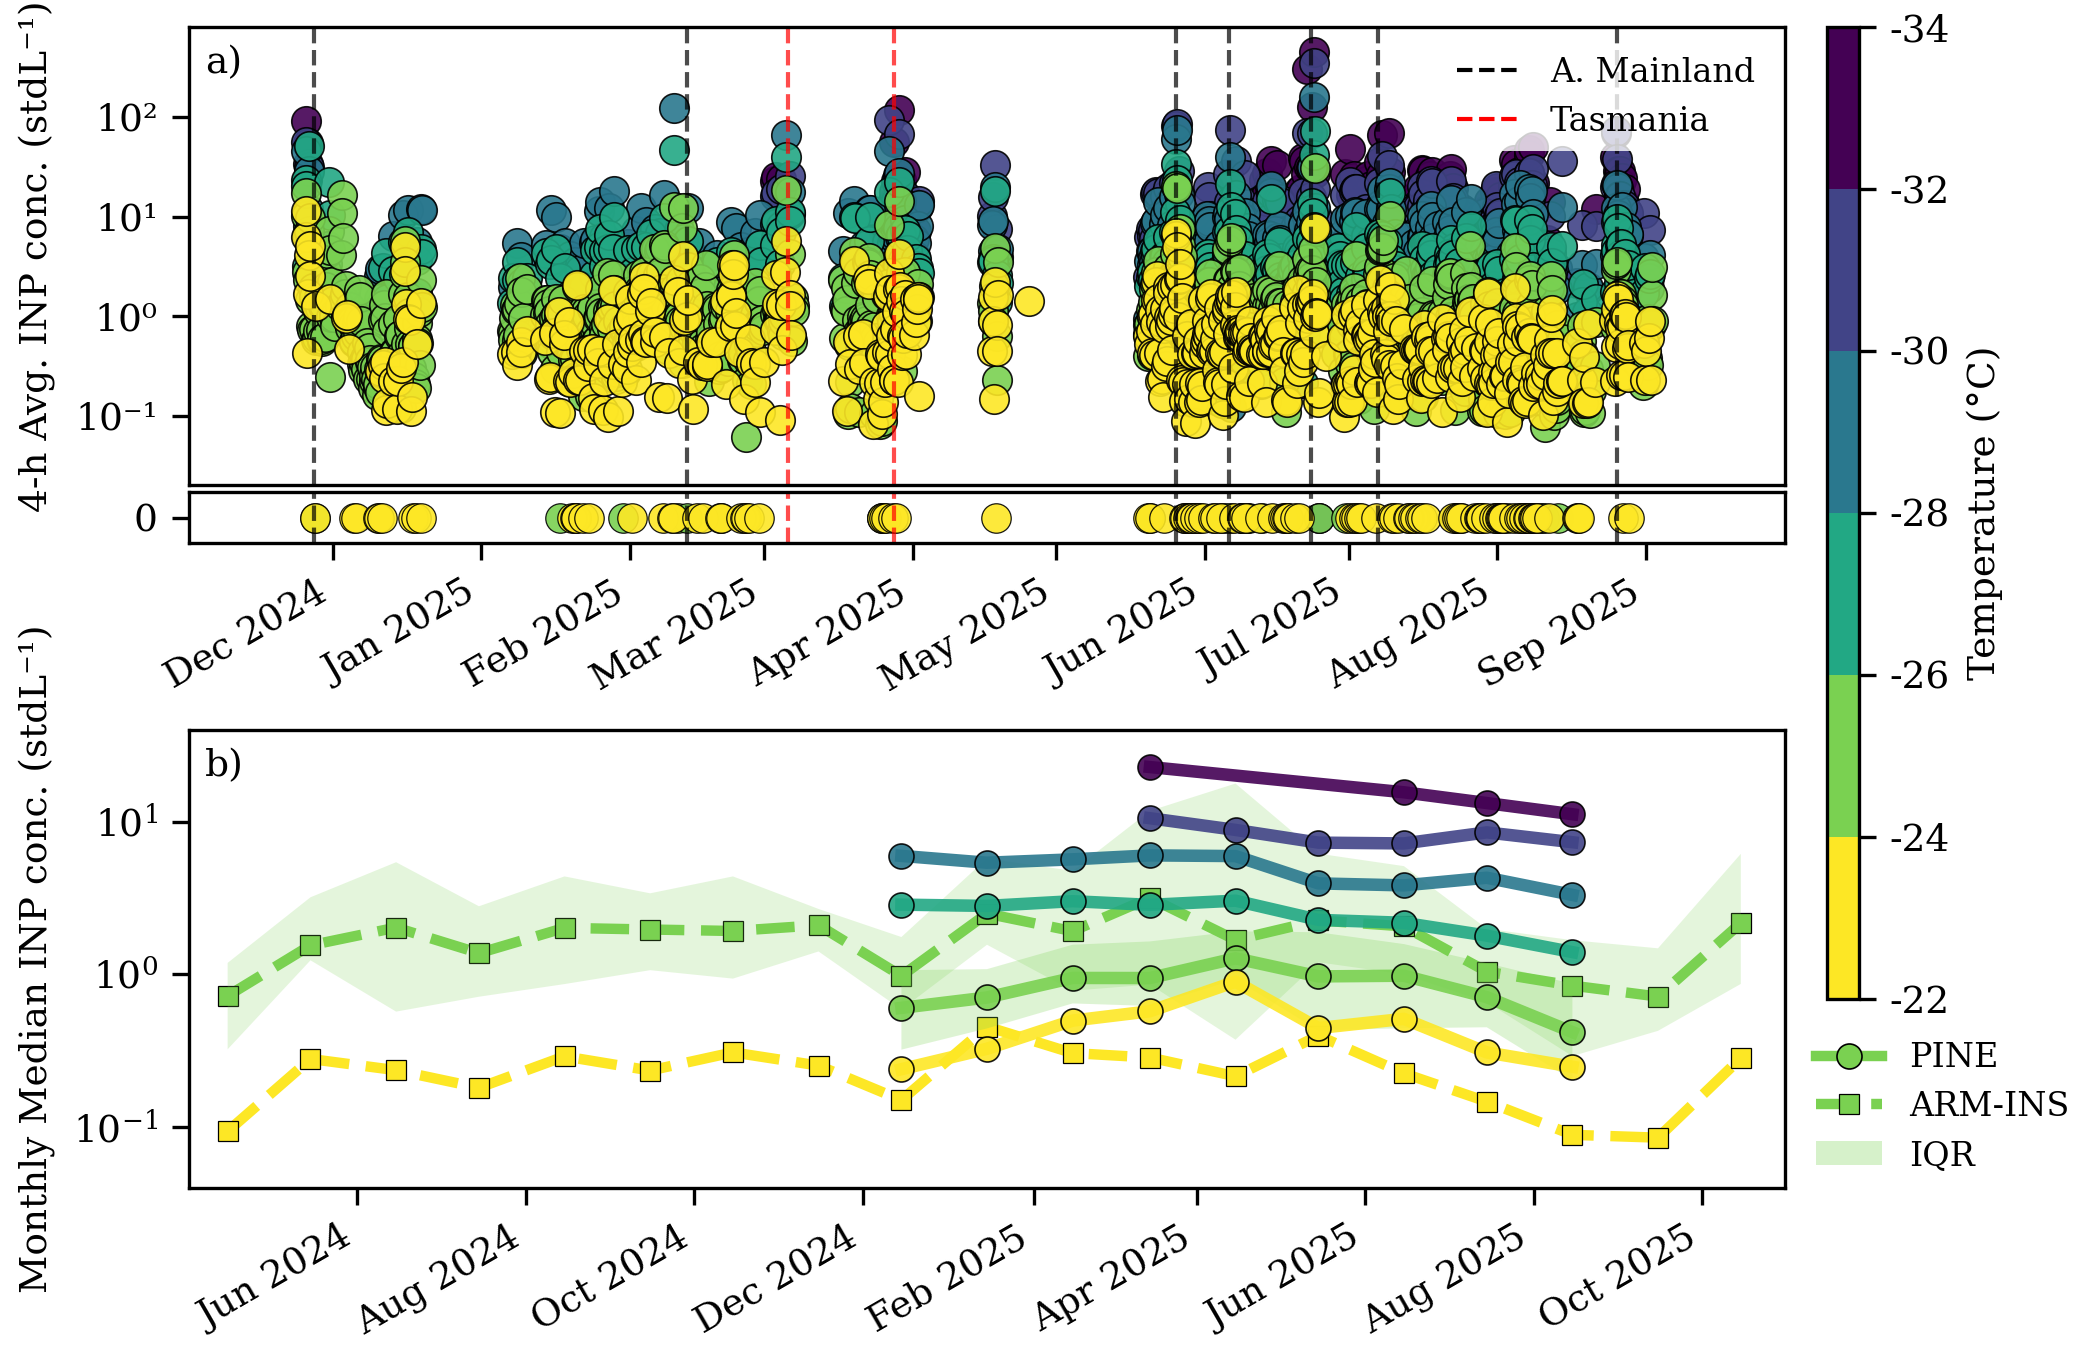

Write Python code to recreate this figure.
import pandas as pd
import matplotlib
matplotlib.use('Agg')
import matplotlib.pyplot as plt
import numpy as np
from matplotlib import dates as mdates
from matplotlib.colors import BoundaryNorm
import matplotlib.gridspec as gridspec
from matplotlib.ticker import FixedLocator, FixedFormatter
from matplotlib.lines import Line2D
from matplotlib.patches import Patch
# This figure plots the PINE 2K- and 4h averaged PINE timeline in top panel a), and the monthly median of IQR and CSU-IS in b)
#Plotting parameters. Should be used with figsize (7,x) and includegraphics /textwidth and keepaspectratio in LaTeX
plt.rcParams.update({
    "font.family": "serif",
    "font.size": 9,
    "axes.labelsize": 9,
    "axes.titlesize": 9,
    "xtick.labelsize": 9,
    "ytick.labelsize": 9,
    "legend.fontsize": 8,
    "lines.linewidth": 1.8,
    "lines.markersize": 7,
    "xtick.major.size": 4,
    "ytick.major.size": 4,
    "xtick.major.width": 0.8,
    "ytick.major.width": 0.8,
})

# =============================================================================
# Read and filter PINE INP data
# =============================================================================
csv_pine = '/mnt/d/Cape24-data/Data/processedPINE/Capek.csv'
df_pine = pd.read_csv(csv_pine)

df_pine['datetime'] = pd.to_datetime(df_pine['datetime'], errors='coerce')
df_pine = df_pine.dropna(subset=['datetime', 'T_min', 'INP_cn_0'])

#Quality controlled points 
df_pine = df_pine[
    (df_pine['T_min'] < 253.15) & #Visualization. There are a lot of zeros above this temperature.
    (df_pine['operation_number'] >= 11) &
    (~df_pine['operation_number'].between(24, 27, inclusive='both')) &
    (~df_pine['operation_number'].isin([242, 244])) &
    (~df_pine['operation_number'].isin([43])) &
    (~df_pine['operation_number'].isin([74]))
]


df_pine['T_min_C'] = df_pine['T_min'] - 273.15

# =============================================================================
# PINE temperature binning & 4‑hour averages
# =============================================================================
pine_bin_edges = np.arange(-34, -22 + 2, 2)
pine_bin_labels = [f"{int(pine_bin_edges[i])} to {int(pine_bin_edges[i+1])}°C"
                   for i in range(len(pine_bin_edges) - 1)]
pine_bin_centres = (pine_bin_edges[:-1] + pine_bin_edges[1:]) / 2.0

df_pine['temp_bin_2K'] = pd.cut(df_pine['T_min_C'], bins=pine_bin_edges,
                                labels=pine_bin_labels, include_lowest=True)
df_pine['4h_group'] = df_pine['datetime'].dt.floor('4h')

fourhour_avg = df_pine.groupby(['4h_group', 'temp_bin_2K'], observed=False).agg(
    INP_cn_0_mean=('INP_cn_0', 'mean'),
    INP_cn_0_count=('INP_cn_0', 'count'),
    INP_cn_0_frac_zero=('INP_cn_0', lambda x: np.mean(x == 0)),
    T_C_mean=('T_min_C', 'mean'),
).reset_index()
fourhour_avg = fourhour_avg.dropna(subset=['temp_bin_2K'])

fourhour_nonzero = {}
fourhour_zeros = {}
#split up between zeros and non-zeros for plotting
for bin_name in fourhour_avg['temp_bin_2K'].unique():
    bin_data = fourhour_avg[fourhour_avg['temp_bin_2K'] == bin_name]
    fourhour_nonzero[bin_name] = bin_data[bin_data['INP_cn_0_mean'] > 0]
    fourhour_zeros[bin_name] = bin_data[bin_data['INP_cn_0_mean'] == 0]

# ---------------------------------------------------------------------------
# PINE monthly median and IQR 
# ---------------------------------------------------------------------------
def pine_monthly_stats(bin_name):
    bin_data = fourhour_avg[fourhour_avg['temp_bin_2K'] == bin_name].copy()
    
    bin_data['month_start'] = bin_data['4h_group'].dt.to_period('M').apply(lambda r: r.start_time)
    monthly = bin_data.groupby('month_start')['INP_cn_0_mean'].quantile(
        [0.25, 0.5, 0.75]).unstack()
    monthly.columns = ['q25', 'median', 'q75']
    monthly = monthly.reset_index()
    monthly['plot_date'] = monthly['month_start'] + pd.Timedelta(days=14) # Make sure that the Medians are in the Middle of the Month
    monthly['temp_bin_2K'] = bin_name
    temps = bin_name.replace('°C', '').split(' to ')
    monthly['temp_min_C'] = float(temps[0])
    monthly['temp_max_C'] = float(temps[1])
    monthly['temp_mid'] = (monthly['temp_min_C'] + monthly['temp_max_C']) / 2
    return monthly

pine_monthly = pd.concat([pine_monthly_stats(b) for b in pine_bin_labels])
pine_monthly = pine_monthly.dropna(subset=['median'])

# =============================================================================
# Read and filter ARM-INS/CSU-IS data
# =============================================================================
csv_csu = "/mnt/d/Cape24-data/CSU-CAPEk/combined_CSU_all.csv"
df_csu = pd.read_csv(csv_csu)
df_csu['datetime'] = pd.to_datetime(df_csu['base_time'], unit='s', errors='coerce')
df_csu = df_csu.dropna(subset=['datetime', 'temperature', 'n_inp_stp'])

df_csu = df_csu[(df_csu['temperature'] >= -28.0) & (df_csu['temperature'] <= -10.0)].copy()

csu_bin_edges = np.arange(-28.0, -10.0 + 2.0, 2.0) # Optionally included more bins.
csu_bin_centres = (csu_bin_edges[:-1] + csu_bin_edges[1:]) / 2.0

df_csu['temp_bin_centre'] = pd.cut(df_csu['temperature'], bins=csu_bin_edges,
                                   labels=csu_bin_centres, include_lowest=True).astype(float)

selected_csu_centres = [-25.0, -23.0]
csu_monthly_stats_dict = {}
for centre in selected_csu_centres:
    csu_sel = df_csu[df_csu['temp_bin_centre'] == centre].copy()
    
    csu_sel['month'] = csu_sel['datetime'].dt.to_period('M')
    monthly = csu_sel.groupby('month')['n_inp_stp'].quantile(
        [0.25, 0.5, 0.75]).unstack()
    monthly.columns = ['q25', 'median', 'q75']
    monthly = monthly.reset_index()
    monthly['month_start'] = monthly['month'].dt.to_timestamp()
    monthly['plot_date'] = monthly['month_start'] + pd.Timedelta(days=14)
    csu_monthly_stats_dict[centre] = monthly

# =============================================================================
# Set up figure 
# =============================================================================
fig = plt.figure(figsize=(7, 4.5))
gs = gridspec.GridSpec(3, 1, height_ratios=[1.8, 0.2, 1.8],
                       hspace=0.3,
                       left=0.09, right=0.85, top=0.98, bottom=0.12)

ax_pine_4h = fig.add_subplot(gs[0])
ax_zeros = fig.add_subplot(gs[1]) # Zero axis is treated as seperate subplot.
ax_combined = fig.add_subplot(gs[2])


pine_cmap = plt.cm.viridis
pine_norm = BoundaryNorm(pine_bin_edges, pine_cmap.N)
# ---------------------------------------------------------------------------
# a) 4‑hour average PINE timeline
# ---------------------------------------------------------------------------
for bin_name in pine_bin_labels:
    temp_range = bin_name.replace('°C', '').split(' to ')
    temp_mid = (float(temp_range[0]) + float(temp_range[1])) / 2
    color = pine_cmap(pine_norm(temp_mid))

    nonzero = fourhour_nonzero.get(bin_name)
    ax_pine_4h.scatter(nonzero['4h_group'], nonzero['INP_cn_0_mean'],
                           color=color, edgecolors='black', linewidths=0.4,
                           s=50, alpha=0.9, marker='o')

ax_pine_4h.set_yscale('log')
ax_pine_4h.set_ylabel('4‑h Avg. INP conc. (stdL⁻¹)')
ax_pine_4h.set_ylim(0.02, 800)
ax_pine_4h.yaxis.set_major_locator(FixedLocator([0.01, 0.1, 1, 10, 100]))
ax_pine_4h.yaxis.set_major_formatter(FixedFormatter(['10⁻²', '10⁻¹', '10⁰', '10¹', '10²']))
ax_pine_4h.tick_params(axis='y', which='minor', width=0, length=0)

ax_pine_4h.set_xlim(pd.Timestamp('2024-11-01'), pd.Timestamp('2025-09-30')) # PINE data limits
ax_pine_4h.tick_params(axis='x', which='both', bottom=False, labelbottom=False)

# ---------------------------------------------------------------------------
# Zero values scatter
# ---------------------------------------------------------------------------
for bin_name in pine_bin_labels:
    temp_range = bin_name.replace('°C', '').split(' to ')
    temp_mid = (float(temp_range[0]) + float(temp_range[1])) / 2
    color = pine_cmap(pine_norm(temp_mid))
    zero_data = fourhour_zeros.get(bin_name)
   
    ax_zeros.scatter(zero_data['4h_group'], [0] * len(zero_data),
                         color=color, edgecolors='black', linewidths=0.3,
                         s=50, alpha=0.9, marker='o')

ax_zeros.set_ylim(-0.5, 0.5)
ax_zeros.set_yticks([0])
ax_zeros.set_yticklabels(['0'])
ax_zeros.tick_params(axis='both', which='minor', width=0, length=0)
ax_zeros.set_xlim(pd.Timestamp('2024-11-01'), pd.Timestamp('2025-09-30'))
#Remove September 2025 and November 2024 for PINE data due to lack of data. 
tick_dates_restricted = []
for year in [2024, 2025]:
    for month in range(1, 13):
        if (year == 2024 and month >= 11) or (year == 2025 and month <= 9):
            tick_dates_restricted.append(pd.Timestamp(year=year, month=month, day=1))

tick_dates_restricted = [d for d in tick_dates_restricted if d != pd.Timestamp('2024-11-01')]

ax_zeros.set_xticks(tick_dates_restricted)
ax_zeros.xaxis.set_major_formatter(mdates.DateFormatter('%b %Y'))
plt.setp(ax_zeros.xaxis.get_majorticklabels(), rotation=30, ha='right')
ax_zeros.tick_params(axis='x', which='major')

# ---------------------------------------------------------------------------
# Vertical lines
# ---------------------------------------------------------------------------
black_dates = [
    pd.Timestamp('2024-11-27'),
    pd.Timestamp('2025-05-26'),
    pd.Timestamp('2025-06-06'),
    pd.Timestamp('2025-06-23'),
    pd.Timestamp('2025-07-07'),
    pd.Timestamp('2025-08-26'),
    pd.Timestamp('2025-02-13')
]

for ax in [ax_pine_4h, ax_zeros]:
    for d in black_dates:
        ax.axvline(d, color='black', linestyle='--', linewidth=1, alpha=0.7)
    ax.axvline(pd.Timestamp('2025-03-06'), color='red', linestyle='--', linewidth=1, alpha=0.7)
    ax.axvline(pd.Timestamp('2025-03-28'), color='red', linestyle='--', linewidth=1, alpha=0.7)

handles_vlines = [
    Line2D([0], [0], color='black', linestyle='--', linewidth=1, label='A. Mainland'),
    Line2D([0], [0], color='red', linestyle='--', linewidth=1, label='Tasmania')
]
ax_pine_4h.legend(handles=handles_vlines, loc='upper right', frameon=True,
                  facecolor='white', edgecolor='none')

# ---------------------------------------------------------------------------
# b) Monthly Medians
# ---------------------------------------------------------------------------
highlight_bin = "-26 to -24°C"

for tmin in sorted(pine_monthly['temp_min_C'].unique()):
    bin_data = pine_monthly[pine_monthly['temp_min_C'] == tmin].sort_values('plot_date')
    
    mask = ~((bin_data['month_start'].dt.month == 11) & (bin_data['month_start'].dt.year == 2024) |
             (bin_data['month_start'].dt.month == 9) & (bin_data['month_start'].dt.year == 2025))
    bin_data_plot = bin_data[mask]
    
    temp_mid = tmin + 1
    color = pine_cmap(pine_norm(temp_mid))

    ax_combined.plot(bin_data_plot['plot_date'], bin_data_plot['median'],
                     color=color, linewidth=3.0, marker='o', markersize=6,
                     markeredgecolor='black', markeredgewidth=0.4,
                     zorder=10, alpha=0.9, label='')

    if bin_data_plot['temp_bin_2K'].iloc[0] == highlight_bin:
        ax_combined.fill_between(bin_data_plot['plot_date'],
                                 bin_data_plot['q25'], bin_data_plot['q75'],
                                 color=color, alpha=0.25, edgecolor='none', zorder=5, label='')

for centre in selected_csu_centres:
    
    df_csu_stats = csu_monthly_stats_dict[centre]
    csu_color = pine_cmap(pine_norm(centre))
    if centre == -25.0:
        ax_combined.fill_between(df_csu_stats['plot_date'],
                                 df_csu_stats['q25'], df_csu_stats['q75'],
                                 color=csu_color, alpha=0.2, edgecolor='none', zorder=5, label='')
    ax_combined.plot(df_csu_stats['plot_date'], df_csu_stats['median'],
                     color=csu_color, linestyle='--', linewidth=2.5, marker='s', markersize=5,
                     markeredgecolor='black', markeredgewidth=0.3, label='')

ax_combined.set_yscale('log')
ax_combined.set_ylabel('Monthly Median INP conc. (stdL⁻¹)')
ax_combined.set_ylim(0.04, 40)
ax_combined.tick_params(axis='both', which='minor', width=0, length=0)
ax_combined.xaxis.set_major_formatter(mdates.DateFormatter('%b %Y'))
plt.setp(ax_combined.xaxis.get_majorticklabels(), rotation=30, ha='right')

green_color = pine_cmap(pine_norm(-25.0))
handles_green = [
    Line2D([0], [0], color=green_color, marker='o', linestyle='-',
           linewidth=2.5, markersize=6,
           markeredgecolor='black', markeredgewidth=0.4,
           label='PINE'),
    Line2D([0], [0], color=green_color, marker='s', linestyle='--',
           linewidth=2.5, markersize=5,
           markeredgecolor='black', markeredgewidth=0.3,
           label='ARM-INS'),
    Patch(facecolor=green_color, alpha=0.3, edgecolor='none', label='IQR')
]
x_start_full = pd.Timestamp('2024-04-01')
x_end_full   = pd.Timestamp('2025-10-31')
ax_combined.set_xlim(x_start_full, x_end_full)

#Set Manual tick dates for Monthly Median plot every 2 months
tick_dates_2month = []
current = pd.Timestamp('2024-04-01')
while current <= x_end_full:
    if current != pd.Timestamp('2024-04-01'):
        tick_dates_2month.append(current)
    year = current.year
    month = current.month + 2
    if month > 12:
        year += 1
        month -= 12
    current = pd.Timestamp(year=year, month=month, day=1)
ax_combined.set_xticks(tick_dates_2month)

pos_top = ax_pine_4h.get_position()
pos_bottom = ax_combined.get_position()

legend_height = 0.12
gap = 0.02
cbar_bottom = pos_bottom.y0 + legend_height + gap
cbar_top = pos_top.y1

cbar_pine_ax = fig.add_axes([0.87, cbar_bottom, 0.015, cbar_top - cbar_bottom])
sm_pine = plt.cm.ScalarMappable(cmap=pine_cmap, norm=pine_norm)
sm_pine.set_array([])
cbar_pine = fig.colorbar(sm_pine, cax=cbar_pine_ax, boundaries=pine_bin_edges,
                         ticks=pine_bin_edges)
cbar_pine.set_ticklabels([f"{int(e)}" for e in pine_bin_edges])
cbar_pine.set_label('Temperature (°C)')
cbar_pine.ax.invert_yaxis()

# ---------------------------------------------------------------------------
# Legend for the combined panel
# ---------------------------------------------------------------------------
legend_ax = fig.add_axes([0.89, pos_bottom.y0, 0.07, legend_height])
legend_ax.axis('off')
legend_ax.legend(handles=handles_green, loc='center', frameon=True,
                 facecolor='white', edgecolor='none', ncol=1)
ax_pine_4h.text(0.01, 0.96, 'a)', transform=ax_pine_4h.transAxes,
                va='top', ha='left')
ax_combined.text(0.01, 0.96, 'b)', transform=ax_combined.transAxes,
                 va='top', ha='left')

pos_pine = ax_pine_4h.get_position()
pos_zeros = ax_zeros.get_position()
desired_gap = 0.005
new_y0_zeros = pos_pine.y0 - desired_gap - pos_zeros.height
ax_zeros.set_position([pos_zeros.x0, new_y0_zeros, pos_zeros.width, pos_zeros.height])

fig.align_ylabels([ax_pine_4h, ax_combined])


plt.savefig('Figure2.png', dpi=300)
plt.savefig('Figure2.pdf', dpi=300)
plt.close()
